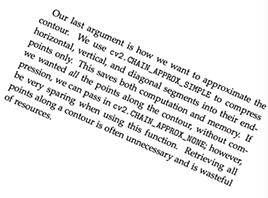
#> input picture 8_image_process/opencv/image_transformation/img_src_rotated.png, 268 x 198 px
$ jupyter execute resize.ipynb   (shell and % lines are left out)
#> lines starting #> are read from the running program, lines starting #| are printed output that depends on the picture
# resize x 2

[cell 1]
import cv2
import numpy as np
import matplotlib
import matplotlib.pyplot as plt
import matplotlib.cm as cm

[cell 2]
# method-1
img = cv2.imread('img_src_rotated.png')
#> img is the input picture: shape (198, 268, 3); mean B, G, R 235.8, 235.8, 235.8
res = cv2.resize(img,None,fx=2, fy=2, interpolation = cv2.INTER_CUBIC)
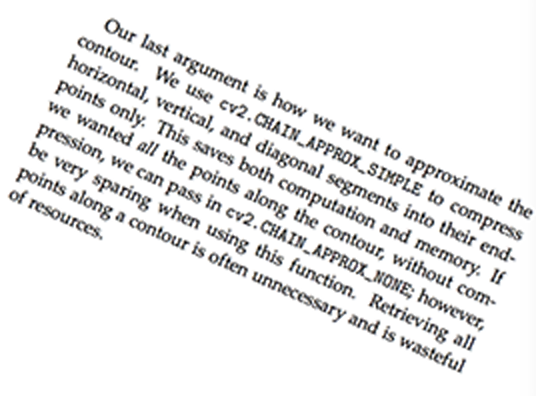
#> res: shape (396, 536, 3); mean B, G, R 235.3, 235.2, 235.3

plt.figure(figsize=(10,5))
sub = plt.subplot(1,2,1);sub.imshow(img, cmap=cm.binary)
sub = plt.subplot(1,2,2);sub.imshow(res, cmap=cm.binary)
plt.show()
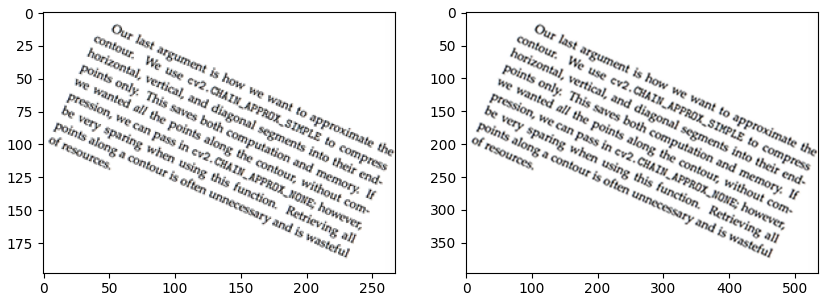
#> figure drawn by matplotlib, 2 panels; B, G, R data is drawn as R, G, B

[cell 3]
# method-2
img = cv2.imread('img_src_rotated.png')
height, width = img.shape[:2]
#> height = 198; width = 268
res = cv2.resize(img,(2*width, 2*height), interpolation = cv2.INTER_CUBIC)

plt.figure(figsize=(10,5))
sub = plt.subplot(1,2,1);sub.imshow(img, cmap=cm.binary)
sub = plt.subplot(1,2,2);sub.imshow(res, cmap=cm.binary)
plt.show()

$ run again, with 8_image_process/opencv/image_transformation/img_right.png copied over 8_image_process/opencv/image_transformation/img_src_rotated.png
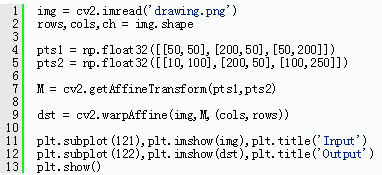
#> input picture 8_image_process/opencv/image_transformation/img_right.png, 382 x 175 px
#> img is the input picture: shape (175, 382, 3); mean B, G, R 232, 231.9, 229.5
#> `res = cv2.resize(img,None,fx=2, fy=2, interpolation = cv2.INTER_CUBIC)`:
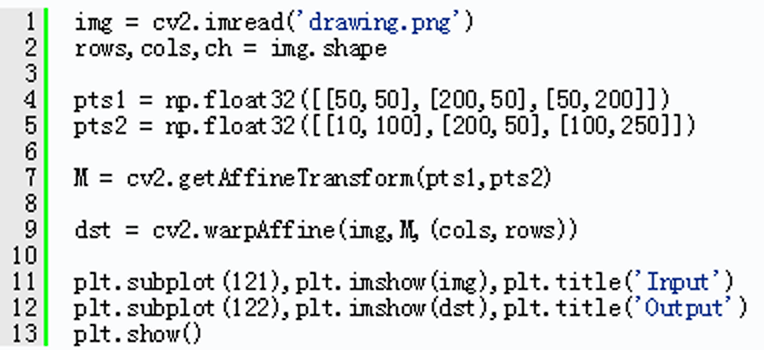
#> res: shape (350, 764, 3); mean B, G, R 230.3, 230.1, 227.9
#> `plt.show()`:
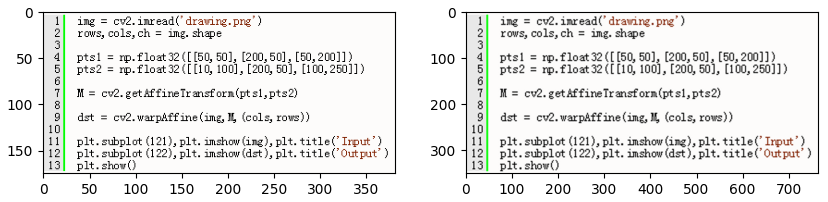
#> figure drawn by matplotlib, 2 panels; B, G, R data is drawn as R, G, B

$ run again, with 8_image_process/opencv/image_transformation/mk_img_right.png copied over 8_image_process/opencv/image_transformation/img_src_rotated.png
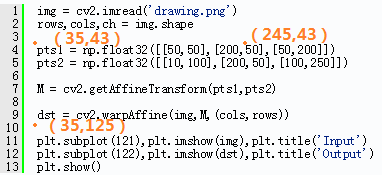
#> input picture 8_image_process/opencv/image_transformation/mk_img_right.png, 382 x 175 px
#> img is the input picture: shape (175, 382, 3); mean B, G, R 228.9, 230.1, 229.6
#> `res = cv2.resize(img,None,fx=2, fy=2, interpolation = cv2.INTER_CUBIC)`:
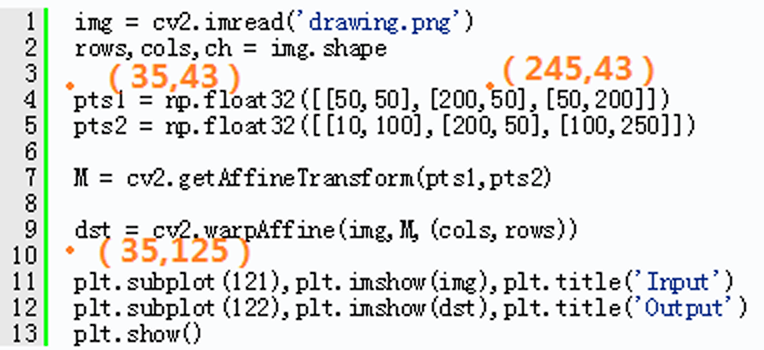
#> res: shape (350, 764, 3); mean B, G, R 227, 228.3, 228
#> `plt.show()`:
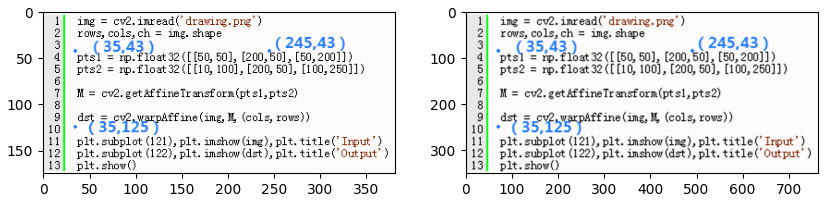
#> figure drawn by matplotlib, 2 panels; B, G, R data is drawn as R, G, B
